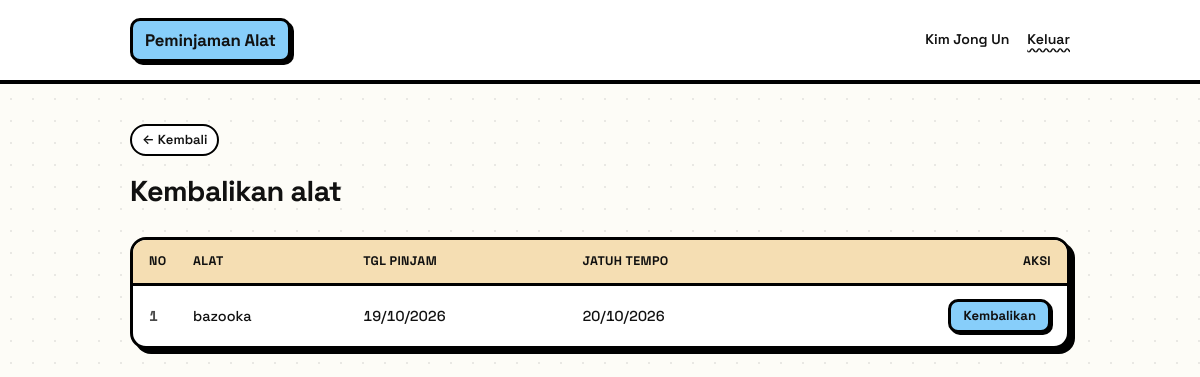
The app's page /pengembalian/kembalikan.php (signed in) with its own data.
### tables this page shows
CREATE TABLE `peminjaman` (
  `id` int(11) NOT NULL,
  `peminjam_id` int(11) DEFAULT NULL,
  `alat_id` int(11) DEFAULT NULL,
  `tgl_pinjam` date NOT NULL,
  `tgl_jatuh_tempo` date DEFAULT NULL,
  `tgl_ajukan_kembali` date DEFAULT NULL,
  `status` varchar(20) DEFAULT 'pending',
  `denda` decimal(10,2) DEFAULT 0.00
);

CREATE TABLE `alat` (
  `id` int(11) NOT NULL,
  `nama` varchar(100) NOT NULL,
  `kategori_id` int(11) DEFAULT NULL,
  `stok` int(11) DEFAULT 0
);

### pengembalian/kembalikan.php (the view, shortened to what this page needs)
<?php
include '../config/connection.php';
$user_id = (int) $_SESSION['id'];
$stmt = $conn->prepare("SELECT p.*, a.nama AS alat
                        FROM peminjaman p
                        JOIN alat a ON p.alat_id = a.id
                        WHERE p.peminjam_id = ? AND p.status = 'disetujui'
                        ORDER BY p.id DESC");
$stmt->bind_param('i', $user_id);
$stmt->execute();
$data = $stmt->get_result();
?>
<!DOCTYPE html>
<html lang="id">
<head>
    <link rel="stylesheet" href="../assets/css/tampil.css">
</head>
<body>
<header class="topbar">
    <a href="../index.php" class="brand">Peminjaman Alat</a>
    <div class="user">
        <span><?= $_SESSION['username'] ?></span>
        <a href="../logout.php">Keluar</a>
    </div>
</header>
<main class="page">
    <a href="../index.php" class="back">Kembali</a>
    <div class="page-head">
        <h1>Kembalikan alat</h1>
    </div>
    <?php if($data->num_rows > 0): ?>
        <table>
            <thead>
                <tr>
                    <th>No</th>
                    <th>Alat</th>
                    <th>Tgl pinjam</th>
                    <th>Jatuh tempo</th>
                    <th class="aksi">Aksi</th>
                </tr>
            </thead>
            <tbody>
                <?php
                $no = 1;
                while($r = $data->fetch_assoc()):
                ?>
                <tr>
                    <td><?= $no++ ?></td>
                    <td><?= $r['alat'] ?></td>
                    <td><?= date('d/m/Y', strtotime($r['tgl_pinjam'])) ?></td>
                    <td><?= date('d/m/Y', strtotime($r['tgl_jatuh_tempo'])) ?></td>
                    <td class="aksi">
                        <a href="proses_kembalikan.php?id=<?= $r['id'] ?>"
                           class="btn btn-primary btn-sm"
                           onclick="return confirm('Ajukan pengembalian alat ini? Pastikan alat sudah kamu serahkan ke petugas.')">Kembalikan</a>
                    </td>
                </tr>
                <?php endwhile; ?>
            </tbody>
        </table>
    <?php else: ?>
        <p class="empty">Belum ada alat yang sedang dipinjam.</p>
    <?php endif; ?>
</main>
</body>
</html>

### assets/css/tampil.css (style rules this page uses)
:root { --blue: #87CEFA; --purple: #DDA0DD; --tan: #F5DEB3; --green: #98FB98; --pink: #FFB3C6; --red: #FF6B6B; --bg: #FDFCF7; --surface: #ffffff; --ink: #111111; --muted: #4a4a4a; --border: #000000; --bw: 3px; --bw-lg: 4px; --radius: 16px; --radius-sm: 10px; --shadow: 5px 5px 0 var(--border); --shadow-sm: 3px 3px 0 var(--border); --shadow-press: 2px 2px 0 var(--border); --accent: #111111; --accent-hover: #2b2b2b; --accent-soft: var(--green); --amber: #6b4e00; --amber-soft: var(--tan); --danger: #7a0000; --danger-soft: var(--red); --grey-soft: #e9e9e9; --w: 940px; --font: "Space Grotesk", -apple-system, "Segoe UI", Roboto, "Helvetica Neue", Arial, sans-serif; }
*, *::before, *::after { box-sizing: border-box; }
html { -webkit-text-size-adjust: 100%; }
body { margin: 0; background-color: var(--bg); background-image: radial-gradient(#00000014 1.4px, transparent 1.4px); background-size: 22px 22px; color: var(--ink); font-family: var(--font); font-size: 15px; line-height: 1.55; -webkit-font-smoothing: antialiased; }
a { color: var(--ink); text-decoration: underline; text-decoration-thickness: 2px; text-underline-offset: 3px; font-weight: 600; }
.topbar { display: flex; align-items: center; justify-content: space-between; gap: 16px; padding: 18px max(24px, calc((100% - var(--w)) / 2)); background: var(--surface); border-bottom: var(--bw-lg) solid var(--border); }
.brand { font-weight: 700; font-size: 1.05rem; letter-spacing: -0.01em; color: var(--ink); text-decoration: none; padding: 6px 12px; background: var(--blue); border: var(--bw) solid var(--border); border-radius: var(--radius-sm); box-shadow: var(--shadow-sm); }
.topbar .user { display: flex; align-items: center; gap: 18px; font-size: 0.88rem; font-weight: 600; color: var(--ink); }
.topbar .user a { text-decoration: underline wavy; }
.page { width: 100%; max-width: calc(var(--w) + 48px); margin: 0 auto; padding: 40px 24px 96px; }
.back { display: inline-block; margin-bottom: 18px; padding: 4px 10px; font-size: 0.82rem; font-weight: 600; color: var(--ink); background: var(--surface); border: 2px solid var(--border); border-radius: 999px; text-decoration: none; }
.back::before { content: "← "; }
.back { transition: transform 0.15s ease, background-color 0.15s ease; }
.page-head { display: flex; align-items: center; justify-content: space-between; flex-wrap: wrap; gap: 12px 16px; margin-bottom: 28px; }
h1 { margin: 0; font-size: 1.8rem; line-height: 1.2; font-weight: 700; letter-spacing: -0.02em; }
.btn { display: inline-flex; align-items: center; justify-content: center; appearance: none; padding: 10px 18px; border: var(--bw) solid var(--border); border-radius: var(--radius-sm); background: var(--blue); color: var(--ink); font: inherit; font-size: 0.9rem; font-weight: 700; line-height: 1.2; text-decoration: none; cursor: pointer; box-shadow: var(--shadow-sm); transition: transform 0.1s ease, box-shadow 0.1s ease, background-color 0.1s ease; }
.btn-primary { background: var(--blue); }
.btn-sm { padding: 6px 12px; font-size: 0.82rem; box-shadow: var(--shadow-press); }
table { width: 100%; border-collapse: separate; border-spacing: 0; font-size: 0.9rem; font-variant-numeric: tabular-nums; background: var(--surface); border: var(--bw) solid var(--border); border-radius: var(--radius); box-shadow: var(--shadow); overflow: hidden; animation: popIn 0.4s ease both; }
tbody tr { animation: popIn 0.35s ease both; transition: background-color 0.12s ease; }
tbody tr:nth-child(1) { animation-delay: 0.02s; }
th { padding: 12px 12px; background: var(--tan); border-bottom: var(--bw) solid var(--border); color: var(--ink); font-size: 0.78rem; font-weight: 700; text-transform: uppercase; letter-spacing: 0.03em; text-align: left; white-space: nowrap; }
td { padding: 13px 12px; border-bottom: 2px solid #e6e2d8; vertical-align: middle; font-weight: 500; }
tr:last-child td { border-bottom: none; }
th:first-child, td:first-child { padding-left: 16px; }
th:last-child, td:last-child { padding-right: 16px; }
th:first-child { width: 3rem; }
td:first-child { color: var(--muted); font-weight: 700; }
.aksi { text-align: right; white-space: nowrap; }

### records on screen
peminjaman: alat.nama "bazooka", tgl_pinjam "19/10/2026", tgl_jatuh_tempo "20/10/2026"

### other values on screen
$_SESSION['username'] "Kim Jong Un"
